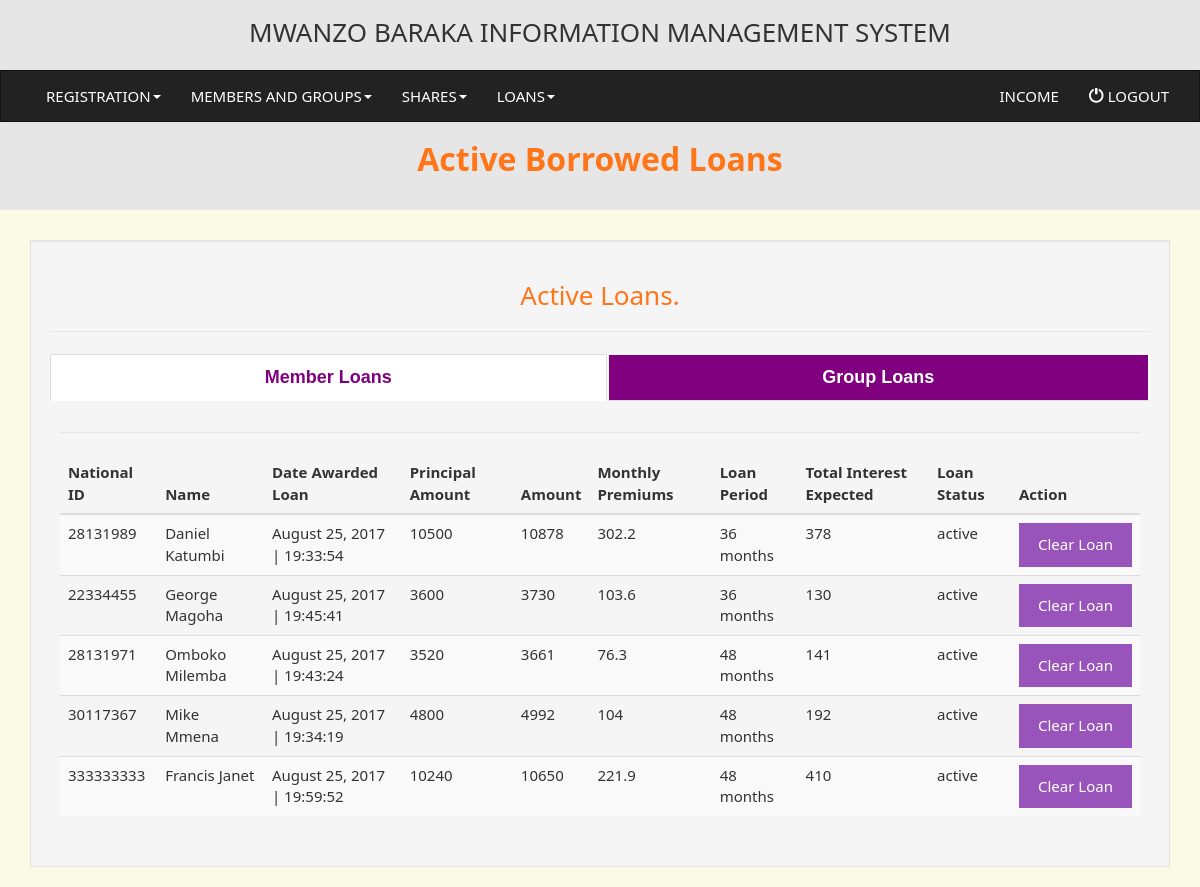
Page /loans.php (signed in) on the committed database.
### tables this page shows
CREATE TABLE `loans` (
  `id` int(50) NOT NULL,
  `nid` int(50) DEFAULT NULL,
  `groupname` varchar(255) DEFAULT NULL,
  `date_awarded` varchar(255) NOT NULL,
  `principal` varchar(255) NOT NULL,
  `loan_period` int(50) NOT NULL,
  `interest` varchar(255) NOT NULL,
  `amount` int(255) NOT NULL,
  `loan_status` varchar(255) NOT NULL
);

CREATE TABLE `members` (
  `id` int(50) NOT NULL,
  `fname` varchar(255) NOT NULL,
  `nid` int(50) NOT NULL,
  `address` varchar(255) NOT NULL,
  `phone` varchar(255) NOT NULL,
  `membership_type` varchar(255) NOT NULL DEFAULT 'individual'
);

### loans.php (the view, shortened to what this page needs)
<?php
include("database.php");
?>
<!DOCTYPE html>
<html lang="en">
  <head>
    <link href="css/bootstrap.min.css" rel="stylesheet">
    <link href="css/datatables.min.css" rel="stylesheet">
    <link href="css/style.css" rel="stylesheet">
  </head>
  <body>
<?php include("header.php");?>
   <div class="jumbotron" style="margin-top: -33px;height: 100px;padding-top: 10px;">
   <h2 class="text-center text-warning"><strong>Active Borrowed Loans</strong></h2>
   </div>
   <div class="container">
   <div class="row">
     <div class="col-lg-12">
   <div class="well">
   <div class="text-center">
   <h3 class="text-warning">Active Loans.</h3>
   <hr>
   </div>
   <ul class="nav nav-tabs nav-justified">
  <li class="active"><a href="#home" data-toggle="tab" aria-expanded="true">Member Loans</a></li>
  <li class=""><a href="#profile" data-toggle="tab" aria-expanded="false">Group Loans</a></li>
</ul>
<div id="myTabContent" class="tab-content">
  <div class="tab-pane fade active in" id="home">
  <hr>
    <div class="table-responsive">
                    <table class="table table-striped dataTables-example" >
                    <thead>
                    <tr>
                        <th>National ID</th>
                        <th>Name</th>
                        <th>Date Awarded Loan</th>
                        <th>Principal Amount</th>
                        <th>Amount</th>
                        <th>Monthly Premiums</th>
                        <th>Loan Period</th>
                        <th>Total Interest Expected</th>
                        <th>Loan Status</th>
                         <th>Action</th>
                    </tr>
                    </thead>
                    <tbody>
                  <?php
                  $sql=$con->prepare("SELECT l.id,l.nid,l.date_awarded,l.interest,l.amount,l.loan_period,l.loan_status,l.principal,m.nid,m.fname,m.phone,m.membership_type FROM loans l INNER JOIN members m ON l.nid=m.nid WHERE l.loan_status='active' ");
$sql->execute();
$dump=$sql->fetchAll();
                  foreach ($dump as $nums) {
                  ?>
                    <tr>
                        <td class="center"><?php echo $nums['nid'];?></td>
                        <td class="center"><?php echo $nums['fname'];?></td>
                        <td class="center"><?php echo date('F d, Y | H:i:s', strtotime($nums['date_awarded']));?></td>
                        <td class="center"><?php echo $nums['principal'];?></td>
                        <td class="center"><?php echo round($nums['amount'],1);?></td>
                        <td class="center"><?php echo round($nums['interest'],1);?></td>
                        <td class="center"><?php echo $nums['loan_period']*12;?> months</td>
                        <td class="center"><?php echo round($nums['amount']-$nums['principal'],1);?></td>
                        <td class="center"><?php echo $nums['loan_status'];?></td>
                        <td class="center"><a href="" class="btn btn-info btn-block">Clear Loan</a></td>
                    </tr>
                    <?php
                }
                  ?>
                    </tbody>
                    </table>
                        </div>
  </div>
</div>
</div>
   </div>
   </div>
   </div>
  </body>
</html>

### css/style.css (style rules this page uses)
body { background:#f9fbe7; }
ul.nav-tabs { border-bottom: 1px solid #fafafa; }
ul.nav-tabs li a { background: #800080; padding:10px; color: #FFF; font-weight: bold; font-size: 1.2em; text-align: center; border: 2px solid #fafafa; font-family: 'Fira Sans', sans-serif; }
ul.nav-tabs > .active > a, ul.nav-tabs > .active > a:hover, ul.nav-tabs > .active > a:focus { color: #800080; background: #FFF; }
.tab-content { padding: 10px; }

### rows in the picture
loans: members.nid "28131989", members.fname "Daniel Katumbi", date_awarded "August 25, 2017 | 19:33:54", principal "10500", amount "10878", interest "302.2", $nums['loan_period']*12 "36", $nums['amount']-$nums['principal'] "378", loan_status "active"
loans: members.nid "22334455", members.fname "George Magoha", date_awarded "August 25, 2017 | 19:45:41", principal "3600", amount "3730", interest "103.6", $nums['loan_period']*12 "36", $nums['amount']-$nums['principal'] "130", loan_status "active"
loans: members.nid "28131971", members.fname "Omboko Milemba", date_awarded "August 25, 2017 | 19:43:24", principal "3520", amount "3661", interest "76.3", $nums['loan_period']*12 "48", $nums['amount']-$nums['principal'] "141", loan_status "active"
loans: members.nid "30117367", members.fname "Mike Mmena", date_awarded "August 25, 2017 | 19:34:19", principal "4800", amount "4992", interest "104", $nums['loan_period']*12 "48", $nums['amount']-$nums['principal'] "192", loan_status "active"
loans: members.nid "333333333", members.fname "Francis Janet", date_awarded "August 25, 2017 | 19:59:52", principal "10240", amount "10650", interest "221.9", $nums['loan_period']*12 "48", $nums['amount']-$nums['principal'] "410", loan_status "active"
